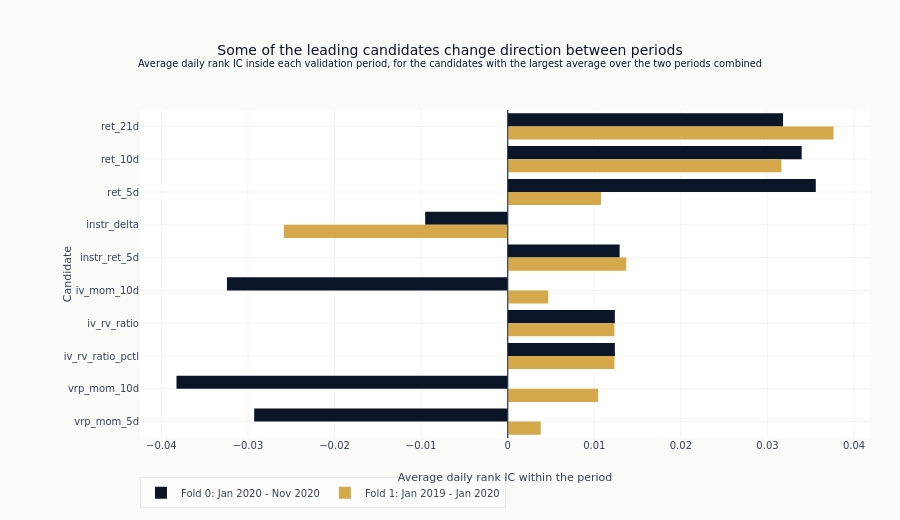

Notebook cell for this chart:
### Markdown cell above
One bar per validation period, for the candidates with the largest average agreement. A
candidate whose two bars point the same way carried one direction through both periods.
A candidate whose bars point opposite ways has an average taken across a sign change,
which is exactly what the average hides and what this figure exists to show.

The split generator numbers periods from the most recent backwards, so the legend gives
each one its dates rather than its number alone.

### Code cell
fold_plot_features = [f for f in leading_features if f in fold_stats]

fold_windows = {
    int(split["fold"]): (_as_date(split["val_start"]), _as_date(split["val_end"]))
    for split in cv_folds
}

fig = go.Figure()
plot_fold_ids = sorted({fid for f in fold_plot_features for fid in fold_stats[f]["fold_ics"]})
for position, fold_id in enumerate(plot_fold_ids):
    val_start, val_end = fold_windows[fold_id]
    fig.add_trace(
        go.Bar(
            x=[fold_stats[f]["fold_ics"].get(fold_id) for f in fold_plot_features],
            y=fold_plot_features,
            orientation="h",
            marker_color=[COLORS["blue"], COLORS["amber"]][position % 2],
            name=f"Fold {fold_id}: {val_start:%b %Y} - {val_end:%b %Y}",
        )
    )
fig.add_vline(x=0, line=dict(color=COLORS["neutral"], width=1))
fig.update_layout(
    template="ml4t",
    height=520,
    width=900,
    barmode="group",
    title={
        "text": (
            "Some of the leading candidates change direction between periods"
            "<br><sup>Average daily rank IC inside each validation period, for the candidates "
            "with the largest average over the two periods combined</sup>"
        )
    },
    margin=dict(l=140, r=30, t=110, b=60),
    legend=dict(orientation="h", y=-0.12, x=0),
)
fig.update_xaxes(title_text="Average daily rank IC within the period")
fig.update_yaxes(title_text="Candidate", autorange="reversed")
fig.show()

### Figure 1 — Plotly figure (JSON) as saved in the notebook; plotly's stock layout.template omitted (floating-point values rounded to 4 significant figures)
{"data": [{"marker": {"color": "#0a1628"}, "name": "Fold 0: Jan 2020 - Nov 2020", "orientation": "h", "type": "bar", "x": [0.0318, 0.03395, 0.03558, -0.009532, 0.01293, -0.03242, 0.01238, 0.01238, -0.03825, -0.02928], "y": ["ret_21d", "ret_10d", "ret_5d", "instr_delta", "instr_ret_5d", "iv_mom_10d", "iv_rv_ratio", "iv_rv_ratio_pctl", "vrp_mom_10d", "vrp_mom_5d"]}, {"marker": {"color": "#D4A84B"}, "name": "Fold 1: Jan 2019 - Jan 2020", "orientation": "h", "type": "bar", "x": [0.03763, 0.03161, 0.01078, -0.02585, 0.0137, 0.004673, 0.01233, 0.01233, 0.01044, 0.003812], "y": ["ret_21d", "ret_10d", "ret_5d", "instr_delta", "instr_ret_5d", "iv_mom_10d", "iv_rv_ratio", "iv_rv_ratio_pctl", "vrp_mom_10d", "vrp_mom_5d"]}], "layout": {"barmode": "group", "height": 520, "legend": {"orientation": "h", "x": 0, "y": -0.12}, "margin": {"b": 60, "l": 140, "r": 30, "t": 110}, "shapes": [{"line": {"color": "#334155", "width": 1}, "type": "line", "x0": 0, "x1": 0, "xref": "x", "y0": 0, "y1": 1, "yref": "y domain"}], "title": {"text": "Some of the leading candidates change direction between periods<br><sup>Average daily rank IC inside each validation period, for the candidates with the largest average over the two periods combined</sup>"}, "width": 900, "xaxis": {"title": {"text": "Average daily rank IC within the period"}}, "yaxis": {"autorange": "reversed", "title": {"text": "Candidate"}}}}
